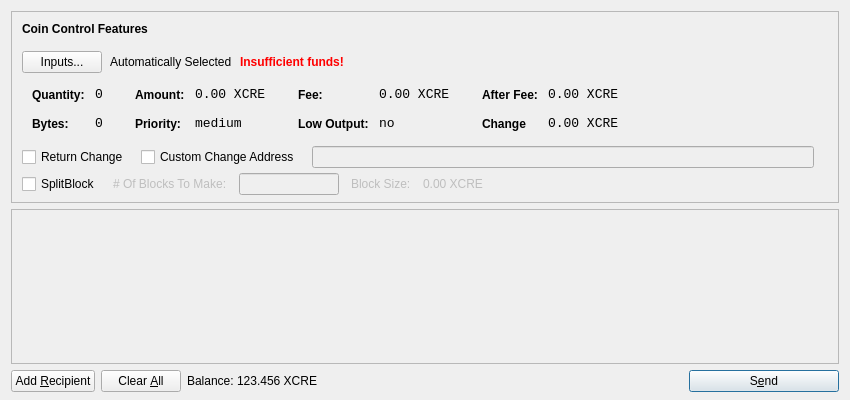
<?xml version="1.0" encoding="UTF-8"?>
<ui version="4.0">
 <class>SendCoinsDialog</class>
 <widget class="QDialog" name="SendCoinsDialog">
  <property name="geometry">
   <rect>
    <x>0</x>
    <y>0</y>
    <width>850</width>
    <height>400</height>
   </rect>
  </property>
  <property name="windowTitle">
   <string>Send Coins</string>
  </property>
  <layout class="QVBoxLayout" name="verticalLayout" stretch="0,1,0">
   <property name="bottomMargin">
    <number>8</number>
   </property>
   <item>
    <widget class="QFrame" name="frameCoinControl">
     <property name="sizePolicy">
      <sizepolicy hsizetype="Expanding" vsizetype="Expanding">
       <horstretch>0</horstretch>
       <verstretch>0</verstretch>
      </sizepolicy>
     </property>
     <property name="maximumSize">
      <size>
       <width>16777215</width>
       <height>16777215</height>
      </size>
     </property>
     <property name="frameShape">
      <enum>QFrame::StyledPanel</enum>
     </property>
     <property name="frameShadow">
      <enum>QFrame::Sunken</enum>
     </property>
     <layout class="QVBoxLayout" name="verticalLayoutCoinControl2">
      <property name="spacing">
       <number>-1</number>
      </property>
      <property name="leftMargin">
       <number>0</number>
      </property>
      <property name="topMargin">
       <number>0</number>
      </property>
      <property name="rightMargin">
       <number>0</number>
      </property>
      <property name="bottomMargin">
       <number>6</number>
      </property>
      <item>
       <layout class="QVBoxLayout" name="verticalLayoutCoinControl" stretch="0,0,0,0,1">
        <property name="spacing">
         <number>0</number>
        </property>
        <property name="leftMargin">
         <number>10</number>
        </property>
        <property name="topMargin">
         <number>10</number>
        </property>
        <item>
         <layout class="QHBoxLayout" name="horizontalLayoutCoinControl1">
          <property name="bottomMargin">
           <number>15</number>
          </property>
          <item>
           <widget class="QLabel" name="labelCoinControlFeatures">
            <property name="sizePolicy">
             <sizepolicy hsizetype="Preferred" vsizetype="Maximum">
              <horstretch>0</horstretch>
              <verstretch>0</verstretch>
             </sizepolicy>
            </property>
            <property name="font">
             <font>
              <weight>75</weight>
              <bold>true</bold>
             </font>
            </property>
            <property name="styleSheet">
             <string notr="true">font-weight:bold;</string>
            </property>
            <property name="text">
             <string>Coin Control Features</string>
            </property>
           </widget>
          </item>
         </layout>
        </item>
        <item>
         <layout class="QHBoxLayout" name="horizontalLayoutCoinControl2" stretch="0,0,0,0">
          <property name="spacing">
           <number>8</number>
          </property>
          <property name="bottomMargin">
           <number>10</number>
          </property>
          <item>
           <widget class="QPushButton" name="pushButtonCoinControl">
            <property name="styleSheet">
             <string notr="true"/>
            </property>
            <property name="text">
             <string>Inputs...</string>
            </property>
           </widget>
          </item>
          <item>
           <widget class="QLabel" name="labelCoinControlAutomaticallySelected">
            <property name="text">
             <string>Automatically Selected</string>
            </property>
            <property name="margin">
             <number>5</number>
            </property>
           </widget>
          </item>
          <item>
           <widget class="QLabel" name="labelCoinControlInsuffFunds">
            <property name="font">
             <font>
              <weight>75</weight>
              <bold>true</bold>
             </font>
            </property>
            <property name="styleSheet">
             <string notr="true">color:red;font-weight:bold;</string>
            </property>
            <property name="text">
             <string>Insufficient funds!</string>
            </property>
            <property name="margin">
             <number>5</number>
            </property>
           </widget>
          </item>
          <item>
           <spacer name="horizontalSpacerCoinControl">
            <property name="orientation">
             <enum>Qt::Horizontal</enum>
            </property>
            <property name="sizeHint" stdset="0">
             <size>
              <width>40</width>
              <height>1</height>
             </size>
            </property>
           </spacer>
          </item>
         </layout>
        </item>
        <item>
         <widget class="QWidget" name="widgetCoinControl" native="true">
          <property name="sizePolicy">
           <sizepolicy hsizetype="Preferred" vsizetype="Preferred">
            <horstretch>0</horstretch>
            <verstretch>0</verstretch>
           </sizepolicy>
          </property>
          <property name="minimumSize">
           <size>
            <width>0</width>
            <height>0</height>
           </size>
          </property>
          <property name="styleSheet">
           <string notr="true"/>
          </property>
          <layout class="QHBoxLayout" name="horizontalLayoutCoinControl5">
           <property name="margin">
            <number>0</number>
           </property>
           <item>
            <layout class="QHBoxLayout" name="horizontalLayoutCoinControl3" stretch="0,0,0,1">
             <property name="spacing">
              <number>20</number>
             </property>
             <property name="topMargin">
              <number>0</number>
             </property>
             <property name="bottomMargin">
              <number>10</number>
             </property>
             <item>
              <layout class="QFormLayout" name="formLayoutCoinControl1">
               <property name="horizontalSpacing">
                <number>10</number>
               </property>
               <property name="verticalSpacing">
                <number>14</number>
               </property>
               <property name="leftMargin">
                <number>10</number>
               </property>
               <property name="topMargin">
                <number>4</number>
               </property>
               <property name="rightMargin">
                <number>6</number>
               </property>
               <item row="0" column="0">
                <widget class="QLabel" name="labelCoinControlQuantityText">
                 <property name="styleSheet">
                  <string notr="true">font-weight:bold;</string>
                 </property>
                 <property name="text">
                  <string>Quantity:</string>
                 </property>
                 <property name="margin">
                  <number>0</number>
                 </property>
                </widget>
               </item>
               <item row="0" column="1">
                <widget class="QLabel" name="labelCoinControlQuantity">
                 <property name="font">
                  <font>
                   <family>Monospace</family>
                   <pointsize>10</pointsize>
                  </font>
                 </property>
                 <property name="cursor">
                  <cursorShape>IBeamCursor</cursorShape>
                 </property>
                 <property name="contextMenuPolicy">
                  <enum>Qt::ActionsContextMenu</enum>
                 </property>
                 <property name="text">
                  <string>0</string>
                 </property>
                 <property name="margin">
                  <number>0</number>
                 </property>
                 <property name="textInteractionFlags">
                  <set>Qt::LinksAccessibleByMouse|Qt::TextSelectableByKeyboard|Qt::TextSelectableByMouse</set>
                 </property>
                </widget>
               </item>
               <item row="1" column="0">
                <widget class="QLabel" name="labelCoinControlBytesText">
                 <property name="styleSheet">
                  <string notr="true">font-weight:bold;</string>
                 </property>
                 <property name="text">
                  <string>Bytes:</string>
                 </property>
                </widget>
               </item>
               <item row="1" column="1">
                <widget class="QLabel" name="labelCoinControlBytes">
                 <property name="font">
                  <font>
                   <family>Monospace</family>
                   <pointsize>10</pointsize>
                  </font>
                 </property>
                 <property name="cursor">
                  <cursorShape>IBeamCursor</cursorShape>
                 </property>
                 <property name="contextMenuPolicy">
                  <enum>Qt::ActionsContextMenu</enum>
                 </property>
                 <property name="text">
                  <string>0</string>
                 </property>
                 <property name="textInteractionFlags">
                  <set>Qt::LinksAccessibleByMouse|Qt::TextSelectableByKeyboard|Qt::TextSelectableByMouse</set>
                 </property>
                </widget>
               </item>
              </layout>
             </item>
             <item>
              <layout class="QFormLayout" name="formLayoutCoinControl2">
               <property name="horizontalSpacing">
                <number>10</number>
               </property>
               <property name="verticalSpacing">
                <number>14</number>
               </property>
               <property name="leftMargin">
                <number>6</number>
               </property>
               <property name="topMargin">
                <number>4</number>
               </property>
               <property name="rightMargin">
                <number>6</number>
               </property>
               <item row="0" column="0">
                <widget class="QLabel" name="labelCoinControlAmountText">
                 <property name="styleSheet">
                  <string notr="true">font-weight:bold;</string>
                 </property>
                 <property name="text">
                  <string>Amount:</string>
                 </property>
                 <property name="margin">
                  <number>0</number>
                 </property>
                </widget>
               </item>
               <item row="0" column="1">
                <widget class="QLabel" name="labelCoinControlAmount">
                 <property name="font">
                  <font>
                   <family>Monospace</family>
                   <pointsize>10</pointsize>
                  </font>
                 </property>
                 <property name="cursor">
                  <cursorShape>IBeamCursor</cursorShape>
                 </property>
                 <property name="contextMenuPolicy">
                  <enum>Qt::ActionsContextMenu</enum>
                 </property>
                 <property name="text">
                  <string>0.00 XCRE</string>
                 </property>
                 <property name="textInteractionFlags">
                  <set>Qt::LinksAccessibleByMouse|Qt::TextSelectableByKeyboard|Qt::TextSelectableByMouse</set>
                 </property>
                </widget>
               </item>
               <item row="1" column="0">
                <widget class="QLabel" name="labelCoinControlPriorityText">
                 <property name="styleSheet">
                  <string notr="true">font-weight:bold;</string>
                 </property>
                 <property name="text">
                  <string>Priority:</string>
                 </property>
                </widget>
               </item>
               <item row="1" column="1">
                <widget class="QLabel" name="labelCoinControlPriority">
                 <property name="font">
                  <font>
                   <family>Monospace</family>
                   <pointsize>10</pointsize>
                  </font>
                 </property>
                 <property name="cursor">
                  <cursorShape>IBeamCursor</cursorShape>
                 </property>
                 <property name="contextMenuPolicy">
                  <enum>Qt::ActionsContextMenu</enum>
                 </property>
                 <property name="text">
                  <string>medium</string>
                 </property>
                 <property name="textInteractionFlags">
                  <set>Qt::LinksAccessibleByMouse|Qt::TextSelectableByKeyboard|Qt::TextSelectableByMouse</set>
                 </property>
                </widget>
               </item>
              </layout>
             </item>
             <item>
              <layout class="QFormLayout" name="formLayoutCoinControl3">
               <property name="horizontalSpacing">
                <number>10</number>
               </property>
               <property name="verticalSpacing">
                <number>14</number>
               </property>
               <property name="leftMargin">
                <number>6</number>
               </property>
               <property name="topMargin">
                <number>4</number>
               </property>
               <property name="rightMargin">
                <number>6</number>
               </property>
               <item row="0" column="0">
                <widget class="QLabel" name="labelCoinControlFeeText">
                 <property name="styleSheet">
                  <string notr="true">font-weight:bold;</string>
                 </property>
                 <property name="text">
                  <string>Fee:</string>
                 </property>
                 <property name="margin">
                  <number>0</number>
                 </property>
                </widget>
               </item>
               <item row="0" column="1">
                <widget class="QLabel" name="labelCoinControlFee">
                 <property name="font">
                  <font>
                   <family>Monospace</family>
                   <pointsize>10</pointsize>
                  </font>
                 </property>
                 <property name="cursor">
                  <cursorShape>IBeamCursor</cursorShape>
                 </property>
                 <property name="contextMenuPolicy">
                  <enum>Qt::ActionsContextMenu</enum>
                 </property>
                 <property name="text">
                  <string>0.00 XCRE</string>
                 </property>
                 <property name="textInteractionFlags">
                  <set>Qt::LinksAccessibleByMouse|Qt::TextSelectableByKeyboard|Qt::TextSelectableByMouse</set>
                 </property>
                </widget>
               </item>
               <item row="1" column="0">
                <widget class="QLabel" name="labelCoinControlLowOutputText">
                 <property name="styleSheet">
                  <string notr="true">font-weight:bold;</string>
                 </property>
                 <property name="text">
                  <string>Low Output:</string>
                 </property>
                </widget>
               </item>
               <item row="1" column="1">
                <widget class="QLabel" name="labelCoinControlLowOutput">
                 <property name="font">
                  <font>
                   <family>Monospace</family>
                   <pointsize>10</pointsize>
                  </font>
                 </property>
                 <property name="cursor">
                  <cursorShape>IBeamCursor</cursorShape>
                 </property>
                 <property name="contextMenuPolicy">
                  <enum>Qt::ActionsContextMenu</enum>
                 </property>
                 <property name="text">
                  <string>no</string>
                 </property>
                 <property name="textInteractionFlags">
                  <set>Qt::LinksAccessibleByMouse|Qt::TextSelectableByKeyboard|Qt::TextSelectableByMouse</set>
                 </property>
                </widget>
               </item>
              </layout>
             </item>
             <item>
              <layout class="QFormLayout" name="formLayoutCoinControl4">
               <property name="fieldGrowthPolicy"> 
                <enum>QFormLayout::AllNonFixedFieldsGrow</enum> 
               </property>
               <property name="horizontalSpacing">
                <number>10</number>
               </property>
               <property name="verticalSpacing">
                <number>14</number>
               </property>
               <property name="leftMargin">
                <number>6</number>
               </property>
               <property name="topMargin">
                <number>4</number>
               </property>
               <property name="rightMargin">
                <number>6</number>
               </property>
               <item row="0" column="0">
                <widget class="QLabel" name="labelCoinControlAfterFeeText">
                 <property name="styleSheet">
                  <string notr="true">font-weight:bold;</string>
                 </property>
                 <property name="text">
                  <string>After Fee:</string>
                 </property>
                 <property name="margin">
                  <number>0</number>
                 </property>
                </widget>
               </item>
               <item row="0" column="1">
                <widget class="QLabel" name="labelCoinControlAfterFee">
                 <property name="font">
                  <font>
                   <family>Monospace</family>
                   <pointsize>10</pointsize>
                  </font>
                 </property>
                 <property name="cursor">
                  <cursorShape>IBeamCursor</cursorShape>
                 </property>
                 <property name="contextMenuPolicy">
                  <enum>Qt::ActionsContextMenu</enum>
                 </property>
                 <property name="text">
                  <string>0.00 XCRE</string>
                 </property>
                 <property name="textInteractionFlags">
                  <set>Qt::LinksAccessibleByMouse|Qt::TextSelectableByKeyboard|Qt::TextSelectableByMouse</set>
                 </property>
                </widget>
               </item>
               <item row="1" column="0">
                <widget class="QLabel" name="labelCoinControlChangeText">
                 <property name="styleSheet">
                  <string notr="true">font-weight:bold;</string>
                 </property>
                 <property name="text">
                  <string>Change</string>
                 </property>
                </widget>
               </item>
               <item row="1" column="1">
                <widget class="QLabel" name="labelCoinControlChange">
                 <property name="font">
                  <font>
                   <family>Monospace</family>
                   <pointsize>10</pointsize>
                  </font>
                 </property>
                 <property name="cursor">
                  <cursorShape>IBeamCursor</cursorShape>
                 </property>
                 <property name="contextMenuPolicy">
                  <enum>Qt::ActionsContextMenu</enum>
                 </property>
                 <property name="text">
                  <string>0.00 XCRE</string>
                 </property>
                 <property name="textInteractionFlags">
                  <set>Qt::LinksAccessibleByMouse|Qt::TextSelectableByKeyboard|Qt::TextSelectableByMouse</set>
                 </property>
                </widget>
               </item>
              </layout>
             </item>
            </layout>
           </item>
          </layout>
         </widget>
        </item>
        <item>
         <layout class="QHBoxLayout" name="horizontalLayoutCoinControl4" stretch="0,0,0,0">
          <property name="spacing">
           <number>12</number>
          </property>
          <property name="sizeConstraint">
           <enum>QLayout::SetDefaultConstraint</enum>
          </property>
          <property name="topMargin">
           <number>5</number>
          </property>
          <property name="rightMargin">
           <number>5</number>
          </property>
		  <item> 
		   <widget class="QCheckBox" name="returnChangeCheckBox">
 		    <property name="text">
 		     <string>Return Change</string>
 		    </property>
 		   </widget>
 		  </item>		  
          <item>
           <widget class="QCheckBox" name="checkBoxCoinControlChange">
            <property name="text">
             <string>Custom Change Address</string>
            </property>
           </widget>
          </item>
          <item>
           <widget class="QLineEdit" name="lineEditCoinControlChange">
            <property name="enabled">
             <bool>false</bool>
            </property>
            <property name="sizePolicy">
             <sizepolicy hsizetype="Expanding" vsizetype="Fixed">
              <horstretch>0</horstretch>
              <verstretch>0</verstretch>
             </sizepolicy>
            </property>
           </widget>
          </item>
          <item>
           <widget class="QLabel" name="labelCoinControlChangeLabel">
            <property name="sizePolicy">
             <sizepolicy hsizetype="Preferred" vsizetype="Expanding">
              <horstretch>0</horstretch>
              <verstretch>0</verstretch>
             </sizepolicy>
            </property>
            <property name="minimumSize">
             <size>
              <width>0</width>
              <height>0</height>
             </size>
            </property>
            <property name="text">
             <string/>
            </property>
            <property name="margin">
             <number>3</number>
            </property>
           </widget>
          </item>
         </layout>
        </item>
        <item>
         <layout class="QHBoxLayout" name="horizontalLayoutCoinControl4a" stretch="0,0,0,0">
          <property name="alignment" >
         <set>Qt::AlignLeft</set>
          </property>
          <property name="spacing">
           <number>12</number>
          </property>
          <property name="sizeConstraint">
           <enum>QLayout::SetDefaultConstraint</enum>
          </property>
          <property name="topMargin">
           <number>5</number>
          </property>
          <property name="rightMargin">
           <number>5</number>
          </property>
           <item> 
           <widget class="QCheckBox" name="splitBlockCheckBox"> 
            <property name="text"> 
             <string>SplitBlock</string> 
            </property> 
           </widget> 
          </item> 
          <item> 
           <widget class="QLabel" name="labelBlocksToMakeText"> 
            <property name="enabled"> 
             <bool>false</bool> 
            </property> 
            <property name="text"> 
             <string># Of Blocks To Make:</string> 
            </property> 
           </widget> 
          </item>
          <item> 
           <widget class="QLineEdit" name="splitBlockLineEdit"> 
            <property name="enabled"> 
             <bool>false</bool> 
            </property> 
            <property name="sizePolicy"> 
             <sizepolicy hsizetype="Fixed" vsizetype="Fixed"> 
              <horstretch>0</horstretch> 
              <verstretch>0</verstretch> 
             </sizepolicy> 
            </property> 
            <property name="maximumSize"> 
             <size> 
              <width>100</width> 
              <height>16777215</height> 
             </size> 
            </property> 
           </widget> 
          </item> 
          <item> 
           <widget class="QLabel" name="labelBlockSizeText"> 
            <property name="enabled"> 
             <bool>false</bool> 
            </property> 
            <property name="text"> 
             <string>Block Size:</string> 
            </property> 
           </widget> 
          </item> 
          <item> 
           <widget class="QLabel" name="labelBlockSize"> 
            <property name="enabled"> 
             <bool>false</bool> 
            </property> 
            <property name="text"> 
             <string>0.00 XCRE</string> 
            </property>
           </widget> 
           </item>
         </layout>
        </item>
        <item>
         <spacer name="verticalSpacerCoinControl">
          <property name="orientation">
           <enum>Qt::Vertical</enum>
          </property>
          <property name="sizeHint" stdset="0">
           <size>
            <width>800</width>
            <height>1</height>
           </size>
          </property>
         </spacer>
        </item>
       </layout>
      </item>
     </layout>
    </widget>
   </item>
   <item>
    <widget class="QScrollArea" name="scrollArea">
     <property name="widgetResizable">
      <bool>true</bool>
     </property>
     <widget class="QWidget" name="scrollAreaWidgetContents">
      <property name="geometry">
       <rect>
        <x>0</x>
        <y>0</y>
        <width>830</width>
        <height>172</height>
       </rect>
      </property>
      <layout class="QVBoxLayout" name="verticalLayout_2">
       <property name="margin">
        <number>0</number>
       </property>
       <item>
        <layout class="QVBoxLayout" name="entries">
         <property name="spacing">
          <number>6</number>
         </property>
        </layout>
       </item>
       <item>
        <spacer name="verticalSpacer">
         <property name="orientation">
          <enum>Qt::Vertical</enum>
         </property>
         <property name="sizeHint" stdset="0">
          <size>
           <width>20</width>
           <height>40</height>
          </size>
         </property>
        </spacer>
       </item>
      </layout>
     </widget>
    </widget>
   </item>
   <item>
    <layout class="QHBoxLayout" name="horizontalLayout">
     <item>
      <widget class="QPushButton" name="addButton">
       <property name="toolTip">
        <string>Send to multiple recipients at once</string>
       </property>
       <property name="text">
        <string>Add &amp;Recipient</string>
       </property>
       <property name="icon">
        <iconset resource="../bitcoin.qrc">
         <normaloff>:/icons/add</normaloff>:/icons/add</iconset>
       </property>
       <property name="autoDefault">
        <bool>false</bool>
       </property>
      </widget>
     </item>
     <item>
      <widget class="QPushButton" name="clearButton">
       <property name="sizePolicy">
        <sizepolicy hsizetype="Minimum" vsizetype="Fixed">
         <horstretch>0</horstretch>
         <verstretch>0</verstretch>
        </sizepolicy>
       </property>
       <property name="toolTip">
        <string>Remove all transaction fields</string>
       </property>
       <property name="text">
        <string>Clear &amp;All</string>
       </property>
       <property name="icon">
        <iconset resource="../bitcoin.qrc">
         <normaloff>:/icons/remove</normaloff>:/icons/remove</iconset>
       </property>
       <property name="autoRepeatDelay">
        <number>300</number>
       </property>
       <property name="autoDefault">
        <bool>false</bool>
       </property>
      </widget>
     </item>
     <item>
      <layout class="QHBoxLayout" name="horizontalLayout_2">
       <property name="spacing">
        <number>3</number>
       </property>
       <item>
        <widget class="QLabel" name="label">
         <property name="sizePolicy">
          <sizepolicy hsizetype="Preferred" vsizetype="Fixed">
           <horstretch>0</horstretch>
           <verstretch>0</verstretch>
          </sizepolicy>
         </property>
         <property name="text">
          <string>Balance:</string>
         </property>
        </widget>
       </item>
       <item>
        <widget class="QLabel" name="labelBalance">
         <property name="sizePolicy">
          <sizepolicy hsizetype="Preferred" vsizetype="Fixed">
           <horstretch>0</horstretch>
           <verstretch>0</verstretch>
          </sizepolicy>
         </property>
         <property name="cursor">
          <cursorShape>IBeamCursor</cursorShape>
         </property>
         <property name="text">
          <string>123.456 XCRE</string>
         </property>
         <property name="textInteractionFlags">
          <set>Qt::LinksAccessibleByMouse|Qt::TextSelectableByKeyboard|Qt::TextSelectableByMouse</set>
         </property>
        </widget>
       </item>
      </layout>
     </item>
     <item>
      <spacer name="horizontalSpacer">
       <property name="orientation">
        <enum>Qt::Horizontal</enum>
       </property>
       <property name="sizeHint" stdset="0">
        <size>
         <width>40</width>
         <height>20</height>
        </size>
       </property>
      </spacer>
     </item>
     <item>
      <widget class="QPushButton" name="sendButton">
       <property name="minimumSize">
        <size>
         <width>150</width>
         <height>0</height>
        </size>
       </property>
       <property name="toolTip">
        <string>Confirm the send action</string>
       </property>
       <property name="text">
        <string>S&amp;end</string>
       </property>
       <property name="icon">
        <iconset resource="../bitcoin.qrc">
         <normaloff>:/icons/send</normaloff>:/icons/send</iconset>
       </property>
       <property name="default">
        <bool>true</bool>
       </property>
      </widget>
     </item>
    </layout>
   </item>
  </layout>
 </widget>
 <resources>
  <include location="../bitcoin.qrc"/>
 </resources>
 <connections/>
</ui>
